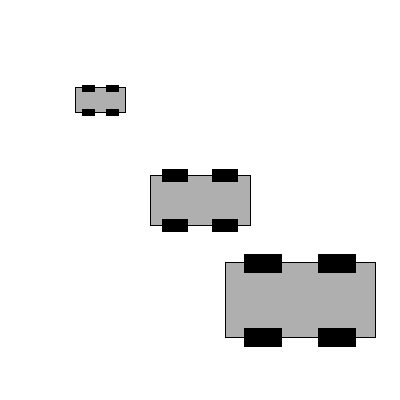
Frame 1 (no input)
Frame 60 (the mouse pressed at the canvas centre just before this capture): identical to frame 1, image omitted
Frame 120 (the mouse held since frame 60 and released just before this capture): identical to frame 1, image omitted

The Processing sketch that drew this single still picture (run headless with seeded random() and noise(); from frame 60 on, the mouse is pressed at the canvas centre):

// Processing sketch: car
// ── car.pde
void setup() {
  size(400,400);
  smooth();
  int baz = 2;
  println("before baz is " + baz);
  foo (baz);
  println("after baz is " + baz);
  
  int result  = sum(10,20,30);
  println ("result is " + result);
}

void draw() {
  background(255);
  drawCar(100,100,50);
  drawCar(200,200,100);
  drawCar(300,300,150);
}

// draws the car
void drawCar(int newx, int newy, int newsize) {
  int x =  newx;
  int y = newy;
  int thesize = newsize;
  int offset = thesize/4;
  
  rectMode(CENTER);
  stroke(0);
  fill(175);
  rect(x,y,thesize,thesize/2);
  
  fill(0);
  rect(x-offset,y-offset,offset,offset/2);
  rect(x+offset,y-offset,offset,offset/2);
  rect(x-offset,y+offset,offset,offset/2);
  rect(x+offset,y+offset,offset,offset/2);
  
  x = 200;
  y = 200;
  thesize = 40;
  offset = thesize/4;
 }
 
void foo( int bar) {
  bar = 10;
  println ("bar is " + bar);
}

int sum (int a, int b, int c) {
  int total= a+b+c;
  return total;
}
